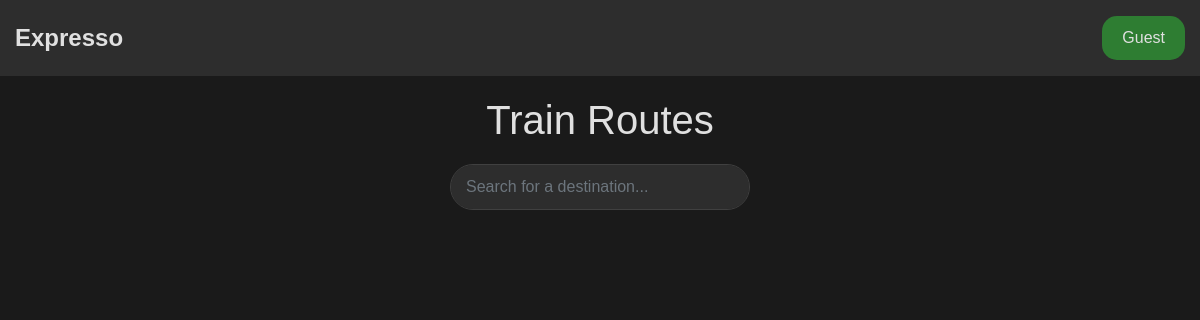
Page /dashboard/ on the earlier database version.
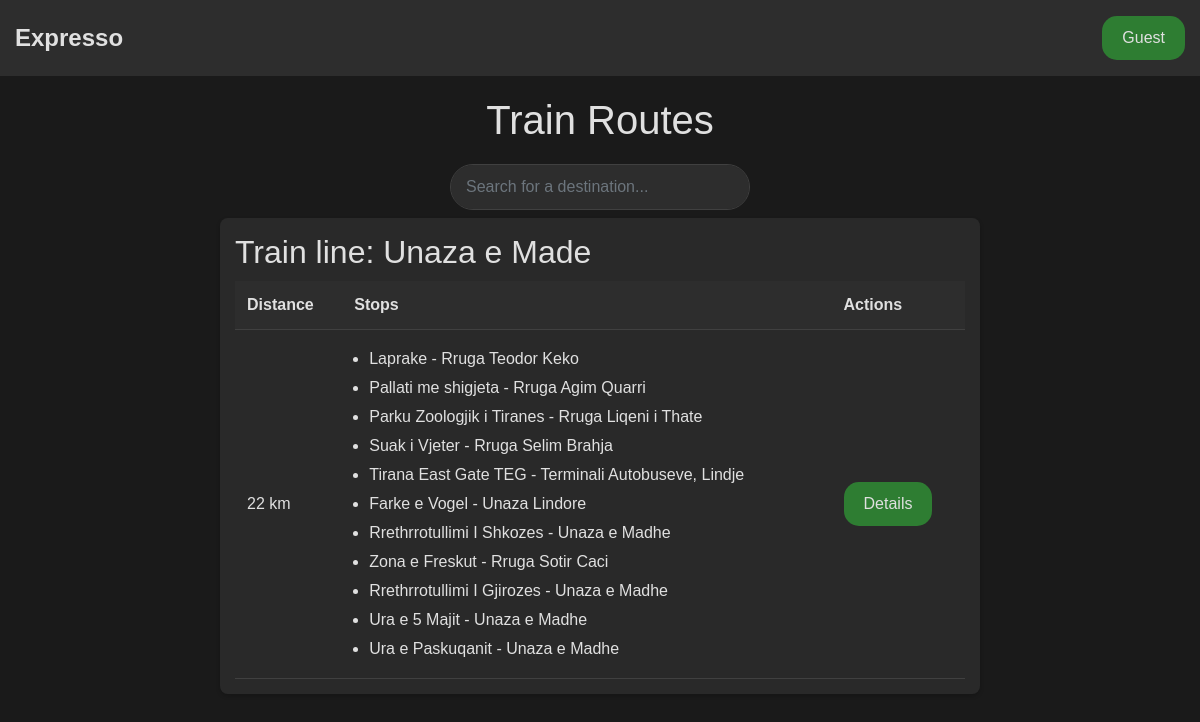
Same page on the later database version.
### myApp/models.py (models this page shows, shortened)
class TrainRoute(models.Model):
    train_line = models.CharField(max_length=255)
    distance = models.IntegerField(help_text="Distance in km")
    image = models.ImageField(blank=True, null=True)
    snazzy_map = models.URLField(blank=True, null=True)

class Station(models.Model):
    name = models.CharField(max_length=255)
    route = models.ForeignKey(TrainRoute, on_delete=models.CASCADE, related_name='stations')

### myApp/views.py (the view)
# urls.py: path("dashboard/", views.dashboard, name="dashboard"),
def dashboard(request):
    routes = TrainRoute.objects.all()
    active_memberships = []
    if request.user.is_authenticated:
        active_memberships = ActiveMembership.objects.filter(user=request.user, end_date__gt=timezone.now())
    return render(request, "myApp/dashboard.html", {"routes": routes, "active_memberships": active_memberships})

### myApp/templates/myApp/dashboard.html (shortened to what this page needs)
{% extends 'myApp/layout.html' %}
{% block content %}
<div class="dashboard">
    <h1>Train Routes</h1>
    <div class="search-container form-group my-2">
        <input type="text" id="searchBar" class="form-control" placeholder="Search for a destination..."
            onkeyup="filterRoutes()">
    </div>
    {% for route in routes %}
    <div class="route">
        <div class="route-content">
            <h2>Train line: {{ route.train_line }}</h2>
            <div class="table-container">
                <table>
                    <thead>
                        <tr>
                            <th>Distance</th>
                            <th>Stops</th>
                            <th>Actions</th>
                        </tr>
                    </thead>
                    <tbody>
                        <tr>
                            <td>{{ route.distance }} km</td>
                            <td>
                                <ul class="stops-list">
                                    {% for station in route.stations.all %}
                                    <li>{{ station.name }}</li>
                                    {% endfor %}
                                </ul>
                            </td>
                            <td>
                                <a href="{% url 'view_tickets' route_id=route.id %}">
                                    <button>Details</button>
                                </a>
                            </td>
                        </tr>
                    </tbody>
                </table>
            </div>
        </div>
    </div>
    {% endfor %}
</div>
{% endblock %}

### myApp/templates/myApp/layout.html (shortened to what this page needs)
<!DOCTYPE html>
<html lang="en">
<head>
    <link rel="stylesheet" href="https://cdnjs.cloudflare.com/ajax/libs/font-awesome/6.1.1/css/all.min.css">
    <link href="https://maxcdn.bootstrapcdn.com/bootstrap/4.0.0/css/bootstrap.min.css" rel="stylesheet">
    {% load static %}
    <link rel="stylesheet" href="{% static 'myApp/css/styles.css' %}">
</head>
<navbar>
    <div class="navbar">
        <a href="/" style="text-decoration: none; color: inherit;">
            <div class="navbar-brand">Expresso</div>
        </a>
        <div class="navbar-user">
            <div class="dropdown">
                <button class="dropbtn">{% if user.is_authenticated %} {{ user }} {% else %} Guest {% endif %}</button>
            </div>
        </div>
    </div>
    <body>
        {% block content %}
        {% endblock %}
        {% load static %}
    </body>
</html>

### myApp/static/myApp/css/styles.css (style rules this page uses)
body { font-family: Arial, sans-serif; margin: 0; padding: 0; background-color: #1a1a1a; }
.navbar { background-color: #2d2d2d; color: #e0e0e0; padding: 15px; display: flex; justify-content: space-between; align-items: center; }
.navbar-brand { font-size: 24px; font-weight: bold; }
.dropdown { position: relative; }
.dropbtn { background-color: #2e7d32; color: #e0e0e0; padding: 10px 20px; border: none; cursor: pointer; border-radius: 15px; }
.dashboard { padding: 20px; max-width: 800px; margin: 0 auto; }
.dashboard h1 { text-align: center; margin-bottom: 20px; color: #e0e0e0; }
table { width: 100%; border-collapse: collapse; }
th, td { padding: 12px; text-align: left; border-bottom: 1px solid #404040; color: #e0e0e0; }
th { background-color: #2d2d2d; }
.search-container { position: relative; display: flex; align-items: center; width: 300px; margin-left: auto; margin-right: auto; }
#searchBar { width: 100%; padding: 10px 40px 10px 15px; border: 1px solid #404040; border-radius: 25px; font-size: 16px; outline: none; transition: 0.3s ease-in-out; background-color: #2d2d2d; color: #e0e0e0; }
.route { position: relative; background-color: rgba(45, 45, 45, 0.8); padding: 15px; margin-bottom: 20px; border-radius: 8px; box-shadow: 0 2px 4px rgba(0, 0, 0, 0.2); overflow: hidden; }
.route-content { position: relative; z-index: 1; }
.route h2 { color: #e0e0e0; margin-bottom: 10px; }
.route table button { background-color: #2e7d32; color: #e0e0e0; padding: 10px 20px; border: none; border-radius: 15px; cursor: pointer; transition: background-color 0.2s ease; }
.stops-list { list-style-type: disc; padding-left: 15px; margin: 5px 0; color: #e0e0e0; }
.stops-list li { margin-bottom: 5px; }
.form-group { margin-bottom: 20px; }
.form-group input, .form-group select { width: 100%; padding: 10px; border: 1px solid #404040; border-radius: 5px; background-color: #1a1a1a; color: #e0e0e0; }

Differences in the rows shown:
added TrainRoute: train_line "Unaza e Made", distance "22"
added Station: name "Laprake - Rruga Teodor Keko"
added Station: name "Pallati me shigjeta - Rruga Agim Quarri"
added Station: name "Parku Zoologjik i Tiranes - Rruga Liqeni i Thate"
added Station: name "Suak i Vjeter - Rruga Selim Brahja"
added Station: name "Tirana East Gate TEG - Terminali Autobuseve, Lindje"
added Station: name "Farke e Vogel - Unaza Lindore"
added Station: name "Rrethrrotullimi I Shkozes - Unaza e Madhe"
added Station: name "Zona e Freskut - Rruga Sotir Caci"
added Station: name "Rrethrrotullimi I Gjirozes - Unaza e Madhe"
added Station: name "Ura e 5 Majit - Unaza e Madhe"
added Station: name "Ura e Paskuqanit - Unaza e Madhe"
